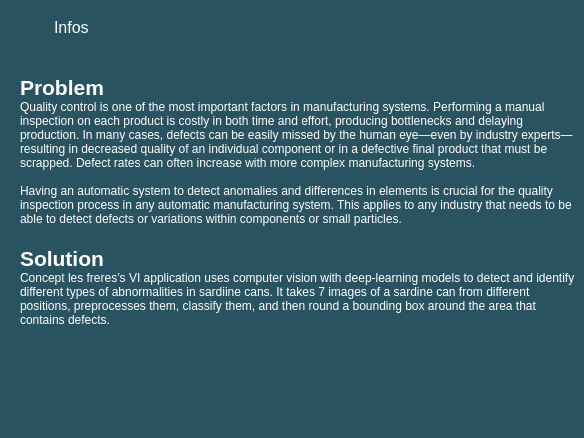
      <widget class="QWidget" name="about_page">
       <layout class="QHBoxLayout" name="horizontalLayout_13">
        <property name="spacing">
         <number>0</number>
        </property>
        <property name="leftMargin">
         <number>0</number>
        </property>
        <property name="topMargin">
         <number>0</number>
        </property>
        <property name="rightMargin">
         <number>0</number>
        </property>
        <property name="bottomMargin">
         <number>0</number>
        </property>
        <item>
         <widget class="QWidget" name="widget_9" native="true">
          <property name="styleSheet">
           <string notr="true">background-color: #295361;
color: #fff;</string>
          </property>
          <layout class="QVBoxLayout" name="verticalLayout_6">
           <property name="spacing">
            <number>0</number>
           </property>
           <property name="leftMargin">
            <number>0</number>
           </property>
           <property name="topMargin">
            <number>0</number>
           </property>
           <property name="rightMargin">
            <number>0</number>
           </property>
           <property name="bottomMargin">
            <number>0</number>
           </property>
           <item>
            <widget class="QWidget" name="header" native="true">
             <property name="maximumSize">
              <size>
               <width>16777215</width>
               <height>80</height>
              </size>
             </property>
             <property name="styleSheet">
              <string notr="true">background-color: rgb(255, 255, 255);
background-color: rgb(76, 163, 255);
background-color: #295361;
</string>
             </property>
             <layout class="QVBoxLayout" name="verticalLayout_24">
              <item>
               <widget class="QWidget" name="widget_25" native="true">
                <layout class="QHBoxLayout" name="horizontalLayout_19">
                 <item>
                  <widget class="QPushButton" name="burgerButton_3">
                   <property name="maximumSize">
                    <size>
                     <width>30</width>
                     <height>30</height>
                    </size>
                   </property>
                   <property name="styleSheet">
                    <string notr="true">border: 0;</string>
                   </property>
                   <property name="text">
                    <string/>
                   </property>
                   <property name="icon">
                    <iconset resource="resource1.qrc">
                     <normaloff>:/icons/feather/chevron-left.svg</normaloff>:/icons/feather/chevron-left.svg</iconset>
                   </property>
                   <property name="iconSize">
                    <size>
                     <width>20</width>
                     <height>20</height>
                    </size>
                   </property>
                  </widget>
                 </item>
                 <item alignment="Qt::AlignVCenter">
                  <widget class="QLabel" name="label_25">
                   <property name="font">
                    <font>
                     <pointsize>12</pointsize>
                    </font>
                   </property>
                   <property name="text">
                    <string>Infos</string>
                   </property>
                  </widget>
                 </item>
                </layout>
               </widget>
              </item>
             </layout>
            </widget>
           </item>
           <item>
            <widget class="QWidget" name="widget_11" native="true">
             <layout class="QVBoxLayout" name="verticalLayout_18">
              <property name="spacing">
               <number>0</number>
              </property>
              <property name="leftMargin">
               <number>20</number>
              </property>
              <property name="topMargin">
               <number>20</number>
              </property>
              <property name="bottomMargin">
               <number>0</number>
              </property>
              <item>
               <widget class="QLabel" name="label_12">
                <property name="font">
                 <font>
                  <pointsize>16</pointsize>
                  <weight>75</weight>
                  <bold>true</bold>
                 </font>
                </property>
                <property name="text">
                 <string>Problem</string>
                </property>
               </widget>
              </item>
              <item>
               <widget class="QLabel" name="label_13">
                <property name="font">
                 <font>
                  <pointsize>9</pointsize>
                 </font>
                </property>
                <property name="text">
                 <string>Quality control is one of the most important factors in manufacturing systems. Performing a manual inspection on each product is costly in both time and effort, producing bottlenecks and delaying production. In many cases, defects can be easily missed by the human eye—even by industry experts—resulting in decreased quality of an individual component or in a defective final product that must be scrapped. Defect rates can often increase with more complex manufacturing systems.

Having an automatic system to detect anomalies and differences in elements is crucial for the quality inspection process in any automatic manufacturing system. This applies to any industry that needs to be able to detect defects or variations within components or small particles.</string>
                </property>
                <property name="wordWrap">
                 <bool>true</bool>
                </property>
               </widget>
              </item>
             </layout>
            </widget>
           </item>
           <item>
            <widget class="QWidget" name="widget_12" native="true">
             <layout class="QVBoxLayout" name="verticalLayout_19">
              <property name="spacing">
               <number>0</number>
              </property>
              <property name="leftMargin">
               <number>20</number>
              </property>
              <property name="topMargin">
               <number>20</number>
              </property>
              <property name="bottomMargin">
               <number>97</number>
              </property>
              <item>
               <widget class="QLabel" name="label_14">
                <property name="font">
                 <font>
                  <pointsize>16</pointsize>
                  <weight>75</weight>
                  <bold>true</bold>
                 </font>
                </property>
                <property name="text">
                 <string>Solution</string>
                </property>
               </widget>
              </item>
              <item>
               <widget class="QLabel" name="label_15">
                <property name="text">
                 <string>Concept les freres’s VI application uses computer vision with deep-learning models to detect and identify different types of abnormalities in sardiine cans. It takes 7 images of a sardine can from different positions, preprocesses them, classify them, and then round a bounding box around the area that contains defects.
</string>
                </property>
                <property name="wordWrap">
                 <bool>true</bool>
                </property>
               </widget>
              </item>
             </layout>
            </widget>
           </item>
          </layout>
         </widget>
        </item>
       </layout>
      </widget>
